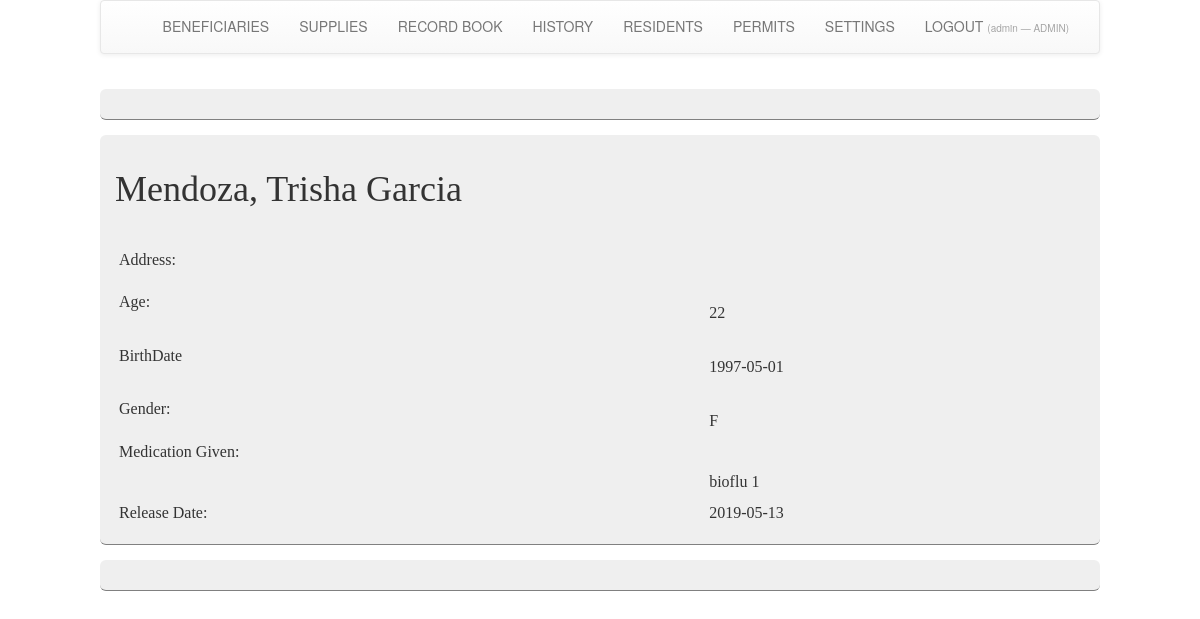
Page /inventoryProjBrgy/inventoryProjBrgy/history3.php?id=2 (signed in) on the committed database.
### tables this page shows
CREATE TABLE `patient` (
  `Lname` varchar(50) NOT NULL,
  `Fname` varchar(50) NOT NULL,
  `Mname` varchar(50) NOT NULL,
  `addres` varchar(100) NOT NULL,
  `Birthdate` date NOT NULL,
  `age` int(11) NOT NULL,
  `Gender` varchar(2) NOT NULL,
  `Medication` text NOT NULL,
  `n` int(11) NOT NULL,
  `brgy` varchar(50) NOT NULL
);

CREATE TABLE `supply2` (
  `beneficiary` varchar(50) NOT NULL,
  `medicine` varchar(50) NOT NULL,
  `quanti` int(11) NOT NULL,
  `n` int(11) NOT NULL
);

CREATE TABLE `rhusupply` (
  `n` int(11) NOT NULL,
  `iname` varchar(50) NOT NULL,
  `category` varchar(50) NOT NULL,
  `quantity` int(11) NOT NULL,
  `expdate` date NOT NULL,
  `datereceived` date NOT NULL,
  `itemcode` varchar(50) NOT NULL
);

CREATE TABLE `releaselogs` (
  `bname` varchar(50) NOT NULL,
  `medicine` varchar(50) NOT NULL,
  `quantity` int(11) NOT NULL,
  `DateRec` date NOT NULL,
  `n` int(11) NOT NULL
);

### inventoryProjBrgy/inventoryProjBrgy/history3.php (the view, shortened to what this page needs)
<?php
include __DIR__ . '/actions.php';
include __DIR__ . '/dbcon.php';
if(!isset($_GET['id'])){
	$query1=mysqli_query($con,"SELECT * FROM patient ORDER BY n desc");
$row1=mysqli_fetch_assoc($query1);
$id=$row1['n'];
}
else{
$id=$_GET['id'];
}
 $query=mysqli_query($con,"SELECT * FROM patient WHERE n='$id'");
 $row=mysqli_fetch_assoc($query);
?>
<!doctype html>
<html>
<?php include __DIR__ . '/head.php'; ?>
<body>
<div class="pane">
<?php include __DIR__ . '/nav.php'; ?>
   <div class="content">
          </div>
<div class="content">
<form method="post"  >
<table class="tableheader">
<h1><?php
echo $row['Lname'].", ".$row['Fname']." ".$row['Mname'];
?></h1>
	<tr><td>Address:</td>
	<td><?php echo $row['addres']; ?> <br/></td>
	</tr>
	<tr><td>Age:</td>
	<td>
    <br/><?php echo $row['age']; ?><br/></td>
    </tr>
    <tr><td>BirthDate</td>
	<td><br/><?php echo $row['Birthdate']; ?><br/></td>
	</tr>
	<tr><td>Gender:</td>
	<td><br/><?php echo $row['Gender']; ?><br/></td>
	</tr>
	<tr><td>Medication Given:</td>
	<td>
		</tr>
		<br/></td>
<?php release($id);?>
<tr><td>Release Date:</td><td>
<?php
$query2=mysqli_query($con, "SELECT * FROM releaselogs WHERE bname='$id'");
$r=mysqli_fetch_assoc($query2);
echo $r['DateRec'];
?>
</td></tr>
</table>
</form>
</div>
<div class="content">
</div>
</body>
</html>

### inventoryProjBrgy/inventoryProjBrgy/actions.php (shortened to what this page needs)
<?php
function release($id){
    include __DIR__ . '/dbcon.php';
    $q=mysqli_query($con,"SELECT * FROM supply2 WHERE beneficiary='$id'");
    while($r=mysqli_fetch_assoc($q)){
        $med=$r['medicine'];
    $q2=mysqli_query($con, "SELECT * FROM rhusupply WHERE itemcode='$med'");
    $r2=mysqli_fetch_assoc($q2);
        echo "<tr><td></td><td>".$r2['iname']." ".$r['quanti']."</td></tr>";
    }
}

### inventoryProjBrgy/inventoryProjBrgy/styles/main.css (style rules this page uses)
* { margin: 0px; padding: 0px; }
h1, h2, h3 { font-family: Century Gothic; font-weight: normal; margin-bottom: 15px; }
div.pane { width: 1000px; margin: 0px auto; }
div.content { border-radius: 6px; background-color: #EFEFEF; margin-top: 15px; width: 1000px; display: block; position: relative; float: left; padding: 15px; border-bottom: 1px solid gray; }
table.tableheader { width: 100%; font-family: Calibri; }
table.tableheader td { font-size: 12pt; padding: 4px; }

### rows in the picture
patient: Lname "Mendoza", Fname "Trisha", Mname "Garcia", age "22", Birthdate "1997-05-01", Gender "F"
supply2: rhusupply.iname "bioflu", quanti "1"
releaselogs: DateRec "2019-05-13"

### other values in the picture
$_nav_user "admin"
$_nav_role "ADMIN"
